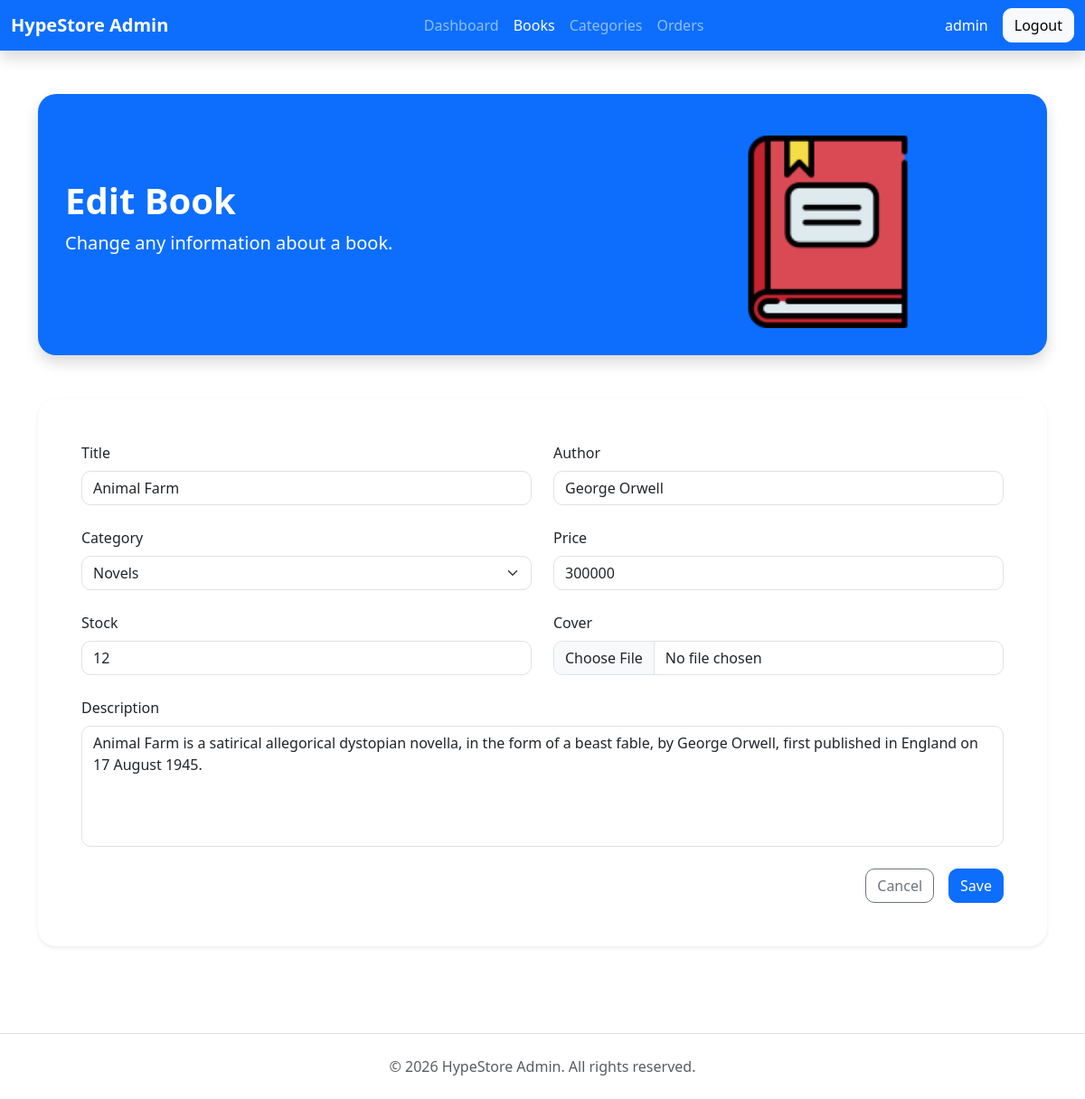
Before: /hypestore/admin/editbooks.php?id=9 (signed in) with the older database file.
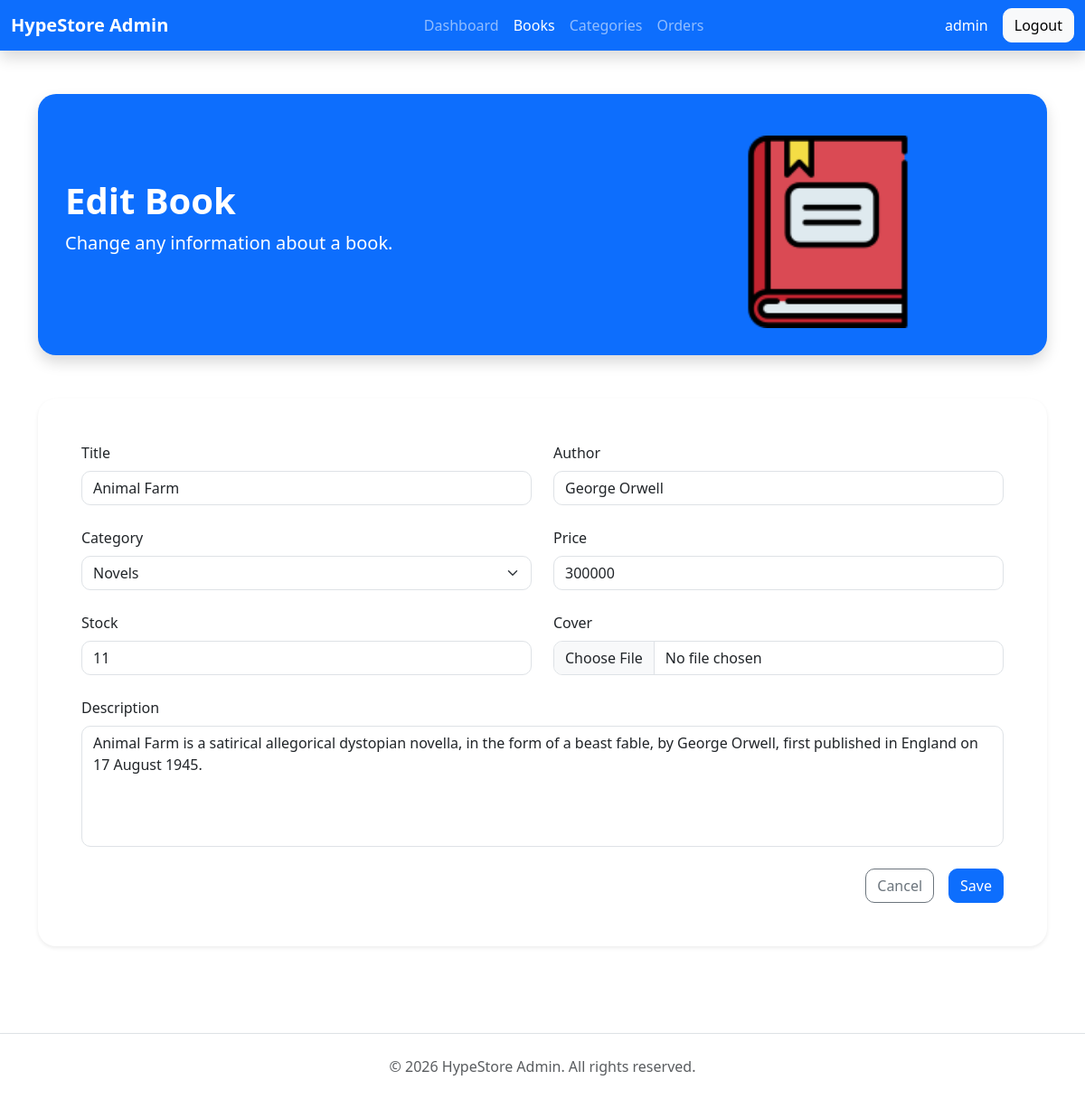
After: the same page with the newer database file.
### tables this page shows
CREATE TABLE `books` (
  `id` int(11) NOT NULL,
  `title` varchar(200) NOT NULL,
  `author` varchar(200) NOT NULL,
  `price` varchar(200) NOT NULL,
  `stock` int(11) NOT NULL,
  `cover` varchar(200) NOT NULL,
  `description` varchar(400) NOT NULL,
  `id_category` int(11) NOT NULL,
  `rating` float DEFAULT NULL
);

### hypestore/library/koneksi.php (called while the page is built)
<?php
    $host = "localhost";
    $user = "root";
    $pass = "";
    $database = "hypestore";
?>

### hypestore/library/database.php (called while the page is built, shortened)
<?php
    class Database{
        function __construct($host, $user, $pass, $database){
            $this->host = $host;
            $this->user = $user;
            $this->pass = $pass;
            $this->database = $database;
            $this->conn = new mysqli($this->host, $this->user, $this->pass, $this->database);
        }
    }
?>

### hypestore/admin/editbooks.php (the view, shortened to what the changed rows need)
<?php
    require_once('../library/database.php');
    require_once('../library/koneksi.php');
    $connection = new Database($host, $user, $pass, $database);
    $displayedit = "SELECT * from books where id=".$_GET['id'];
    $resultedit = $connection->conn->query($displayedit);
    $rowedit = $resultedit->fetch_assoc();
?>
<!DOCTYPE html>
<html lang="en">
<head>
    <link href="https://cdn.jsdelivr.net/npm/bootstrap@5.3.8/dist/css/bootstrap.min.css" rel="stylesheet">
</head>
<body>
    <div class="container py-5">
        <section class="hero bg-primary shadow mb-5">
            <div class="row align-items-center">
                <div class="col-lg-7">
                    <h1 class="fw-bold">Edit Book</h1>
                </div>
            </div>
        </section>
        <div class="card formcard shadow-sm">
            <div class="card-body p-5">
                <form method="POST" enctype="multipart/form-data">
                    <div class="row">
                        <div class="col-lg-6 mb-4">
                            <label for="title" class="form-label">Title</label>
                            <input type="text" value="<?php echo $rowedit['title'];?>" class="form-control" id="title" name="title" placeholder="Title" required>
                        </div>
                        <div class="col-lg-6 mb-4">
                            <label for="author" class="form-label">Author</label>
                            <input type="text" value="<?php echo $rowedit['author'];?>" class="form-control" id="author" name="author" placeholder="Author" required>
                        </div>
                    </div>
                    <div class="row">
                        <div class="col-lg-6 mb-4">
                            <label for="price" class="form-label">Price</label>
                            <input type="number" value="<?php echo $rowedit['price'];?>" class="form-control" id="price" name="price" placeholder="Price" required>
                        </div>
                    </div>
                    <div class="row">
                        <div class="col-lg-6 mb-4">
                            <label for="stock" class="form-label">Stock</label>
                            <input type="number" value="<?php echo $rowedit['stock'];?>" class="form-control" id="stock" name="stock" placeholder="Stock" required>
                        </div>
                    </div>
                    <div class="mb-4">
                        <label for="description" class="form-label">Description</label>
                        <textarea rows="5" name="description" id="description" class="form-control" placeholder="Write a description..."><?php echo $rowedit['description'];?></textarea>
                    </div>
                </form>
            </div>
        </div>
</div>
</body>
</html>

Changed rows visible on the page:
changed books "Animal Farm": stock "12" → "11"
